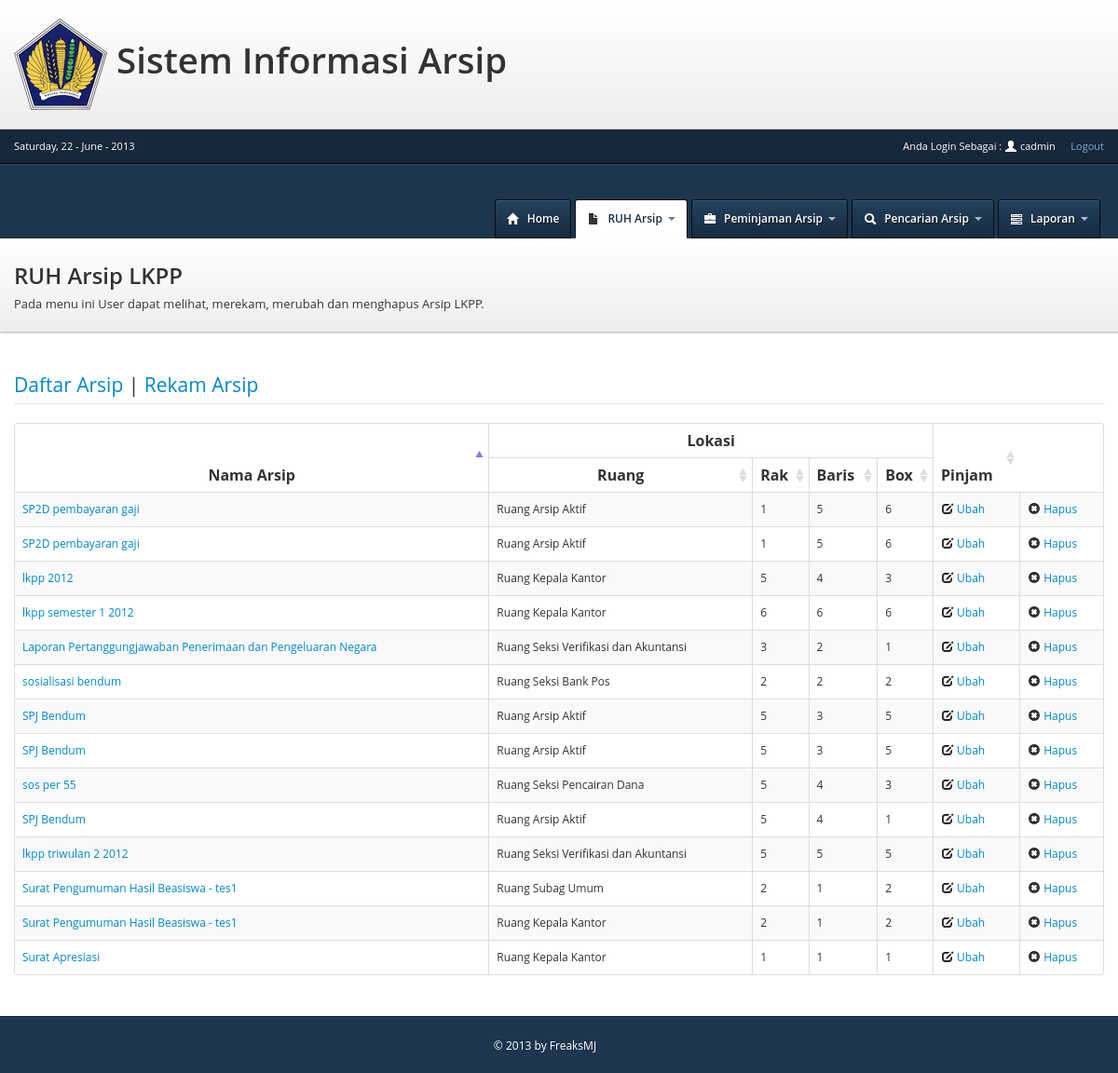
Before: /view/pinjam.php (signed in) with the older database file.
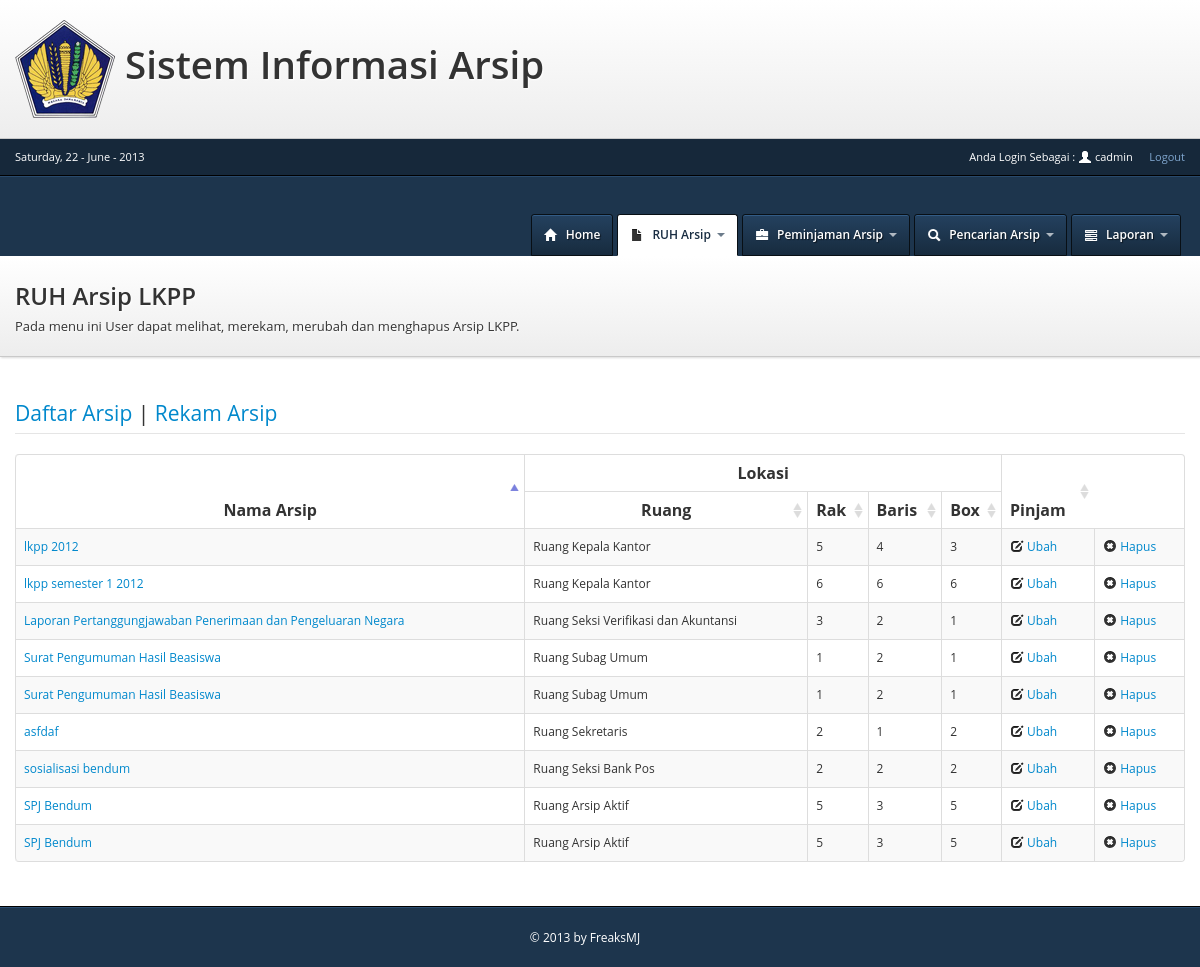
After: the same page with the newer database file.
### tables this page shows
CREATE TABLE IF NOT EXISTS `arsip` (
  `arsip_id` int(11) NOT NULL AUTO_INCREMENT,
  `jenisarsip_id` int(11) NOT NULL,
  `nama_arsip` varchar(255) NOT NULL,
  `ruang` int(5) NOT NULL,
  `rak` int(5) NOT NULL,
  `baris` int(5) NOT NULL,
  `box` int(5) NOT NULL,
  `keyword` varchar(255) DEFAULT NULL,
  `input_date` date NOT NULL,
  `last_update` date NOT NULL,
  PRIMARY KEY (`arsip_id`)
);

CREATE TABLE IF NOT EXISTS `ruang` (
  `ruang_id` int(11) NOT NULL AUTO_INCREMENT,
  `kode_ruang` varchar(3) NOT NULL,
  `nama_ruang` varchar(100) NOT NULL,
  `input_date` date NOT NULL,
  `last_update` date NOT NULL,
  PRIMARY KEY (`ruang_id`)
);

### class/arsip.php (called while the page is built, shortened)
<?php
include_once('../config/class.database.php');
class Arsip{
	public $db1;
	function __construct(){
		$connect = new Database();
		$this->db1 = $connect->connectdb1();
	}
	function getTersedia(){
		$query=$this->db1->query("SELECT a.arsip_id,a.jenisarsip_id,a.nama_arsip,c.nama_ruang,a.rak,a.baris,a.box FROM arsip as a RIGHT JOIN  jenis_arsip as b on a.jenisarsip_id=b.jenisarsip_id,ruang as c WHERE a.ruang=c.ruang_id AND a.status_pinjam='N' ORDER BY a.arsip_id");
		$jml_data=$query->rowCount();
		if($jml_data>=1){
			$hasil=$query->fetchAll();
			return $hasil;
		}else{
			return $jml_data;
		}
	}
}
?>

### config/class.database.php (called while the page is built, shortened)
<?php
class Database {
	public $host_sitia	="localhost";
	public $user_sitia	="root";
	public $pass_sitia	="";
	public $db_sitia	="sitia";
	public $host_sp2d	="localhost:3355";
	public $user_sp2d	="administrator";
	public $pass_sp2d 	="A02AE24A8CC3A3B233C3456EAB5D85631720572DE5C3E45A30C70833A855A993administrator";
	public $db_sp2d		="sqldb12";
	public function connectdb1(){
		try{
			$this->dbh_sitia = new PDO("mysql:host=$this->host_sitia;dbname=$this->db_sitia",$this->user_sitia,$this->pass_sitia);
			return $this->dbh_sitia;
		}catch(PDOException $e){
			return $e->getMessage();
		}
	}
	public function connectdb2(){
		try{
			$this->dbh_sp2d = new PDO("mysql:host=$this->host_sp2d;dbname=$this->db_sp2d",$this->user_sp2d,$this->pass_sp2d);
			return $this->dbh_sp2d;
		}catch(PDOException $e){
			return $e->getMessage();
		}
	}
}
?>

### controller/pinjamController.php (called while the page is built, shortened)
<?php
	include_once('../class/arsip.php');
	include_once('../class/pinjam.php');
	$arsip = new Arsip();
	$all=$arsip->getTersedia();
?>

### view/pinjam.php (the view, shortened to what this page needs)
<?php
include ("topbar.php");
include_once ('../controller/pinjamController.php');
?>
<!DOCTYPE html>
<html>
 <head>
	<link type="text/css" rel="stylesheet" href="../includes/css/bootstrap.css">
	<link type="text/css" rel="stylesheet" href="../includes/css/application.css">
	<link type="text/css" rel="stylesheet" href="../includes/datepicker/css/datepicker.css">
	<link type="text/css" rel="stylesheet" href="../includes/DT/css/DT_bootstrap.css">
 </head>
<body>
<div id="header">
	<div class="container">
		<a href="index.php" class="brand">Dashboard Admin</a>
		<div class="nav-collapse">
			<ul id="main-nav" class="nav pull-right">
				<li>
					<a href="index.php">
						<i class="icon-home icon-white"></i>
						<span>Home</span>
					</a>
				</li>
				<li class="dropdown active">
					<a href="javascript:;" class="dropdown-toggle" data-toggle="dropdown">
						<i class="icon-file"></i>
						<span>RUH Arsip</span>
						<b class="caret"></b>
					</a>
				</li>
				<li class="dropdown">
					<a href="javascript:;" class="dropdown-toggle" data-toggle="dropdown">
						<i class="icon-briefcase icon-white"></i>
						<span>Peminjaman Arsip</span>
						<b class="caret"></b>
					</a>
				</li>
				<li class="dropdown">
					<a href="search.php">
						<i class="icon-search icon-white"></i>
						<span>Pencarian Arsip</span>
						<b class="caret"></b>
					</a>
				</li>
				<li class="dropdown">
					<a href="javascript:;" class="dropdown-toggle" data-toggle="dropdown">
						<i class="icon-tasks icon-white"></i>
						<span>Laporan</span>
						<b class="caret"></b>
					</a>
				</li>
			</ul>
		</div>
	</div>
</div>
<div id="masthead">
	<div class="container">
		<div class="masthead-pad">
			<div class="masthead-text">
				<h2>RUH Arsip LKPP</h2>
				<p>Pada menu ini User dapat melihat, merekam, merubah dan menghapus Arsip LKPP.</p>
			</div>
		</div>
	</div>
</div>
<?php
$modul=$_GET['modul'];
switch($modul){
    default :
?>
<div id="content">
	<div class="container">
	<div id="legend">
	  <legend class=""><a href="lkpp.php">Daftar Arsip</a> | <a href="lkpp.php?modul=tambah">Rekam Arsip</a></legend>
	</div>
<?php
	if($all!=0){
?>
	<table cellpadding="0" cellspacing="0" border="0" class="table table-striped table-bordered" id="example">
	<thead>
		<tr>
			<th rowspan="2"><center>Nama Arsip</center></th>
			<th colspan="4"><center>Lokasi</center></th>
			<th rowspan="2">Pinjam</th>
		</tr>
		<tr>
			<th><center>Ruang</center></th>
			<th>Rak</th>
			<th>Baris</th>
			<th>Box</th>
		</tr>
	</thead>
	<tbody>
<?php
	foreach($all as $display){
			echo "<tr>";
			echo "<td>
					<a href=\"lkpp.php?modul=detail&id=".$display['arsip_id']."\">
					".$display['nama_arsip']."
					</a>
				   </td>";
			echo "<td>".$display['nama_ruang']."</td>";
			echo "<td>".$display['rak']."</td>";
			echo "<td>".$display['baris']."</td>";
			echo "<td>".$display['box']."</td>";
			echo "<td>
					<a href=\"pinjam.php?modul=ubah&id=".$display['arsip_id']."\">
						<i class=\"icon-edit\"></i>
						<span>Ubah</span>
					</a>
				  </td>";
			echo "<td>
					<a href=\"lkpp.php?delete=".$display['arsip_id']."\" data-confirm='Anda Yakin Akan menghapus Arsip : ".$display['nama_arsip']." ?'>
						<i class=\"icon-remove-sign\"></i>
						<span>Hapus</span>
					</a>
				 </td>";
	}
	}else{
		echo "<div class=\"alert\">
			  <buttontype=\"button\" class=\"close\" data-dismiss=\"alert\">&times;</button>
			  Data Tidak Ada
			  </div>";
	}
?>
</table>
		</div>
	</div>
<?php
break;
?>
<?php
}
?>
<?php
include("footer.php");
?>

Changed rows visible on the page:
removed arsip: nama_arsip "SP2D pembayaran gaji", ruang.nama_ruang "Ruang Arsip Aktif", rak "1", baris "5", box "6"
removed arsip: nama_arsip "SP2D pembayaran gaji", ruang.nama_ruang "Ruang Arsip Aktif", rak "1", baris "5", box "6"
removed arsip: nama_arsip "sos per 55", ruang.nama_ruang "Ruang Seksi Pencairan Dana", rak "5", baris "4", box "3"
removed arsip: nama_arsip "SPJ Bendum", ruang.nama_ruang "Ruang Arsip Aktif", rak "5", baris "4", box "1"
removed arsip: nama_arsip "lkpp triwulan 2 2012", ruang.nama_ruang "Ruang Seksi Verifikasi dan Akuntansi", rak "5", baris "5", box "5"
removed arsip: nama_arsip "Surat Pengumuman Hasil Beasiswa - tes1", ruang.nama_ruang "Ruang Subag Umum", rak "2", baris "1", box "2"
removed arsip: nama_arsip "Surat Pengumuman Hasil Beasiswa - tes1", ruang.nama_ruang "Ruang Kepala Kantor", rak "2", baris "1", box "2"
removed arsip: nama_arsip "Surat Apresiasi", ruang.nama_ruang "Ruang Kepala Kantor", rak "1", baris "1", box "1"
added arsip: nama_arsip "Surat Pengumuman Hasil Beasiswa", ruang.nama_ruang "Ruang Subag Umum", rak "1", baris "2", box "1"
added arsip: nama_arsip "Surat Pengumuman Hasil Beasiswa", ruang.nama_ruang "Ruang Subag Umum", rak "1", baris "2", box "1"
added arsip: nama_arsip "asfdaf", ruang.nama_ruang "Ruang Sekretaris", rak "2", baris "1", box "2"
